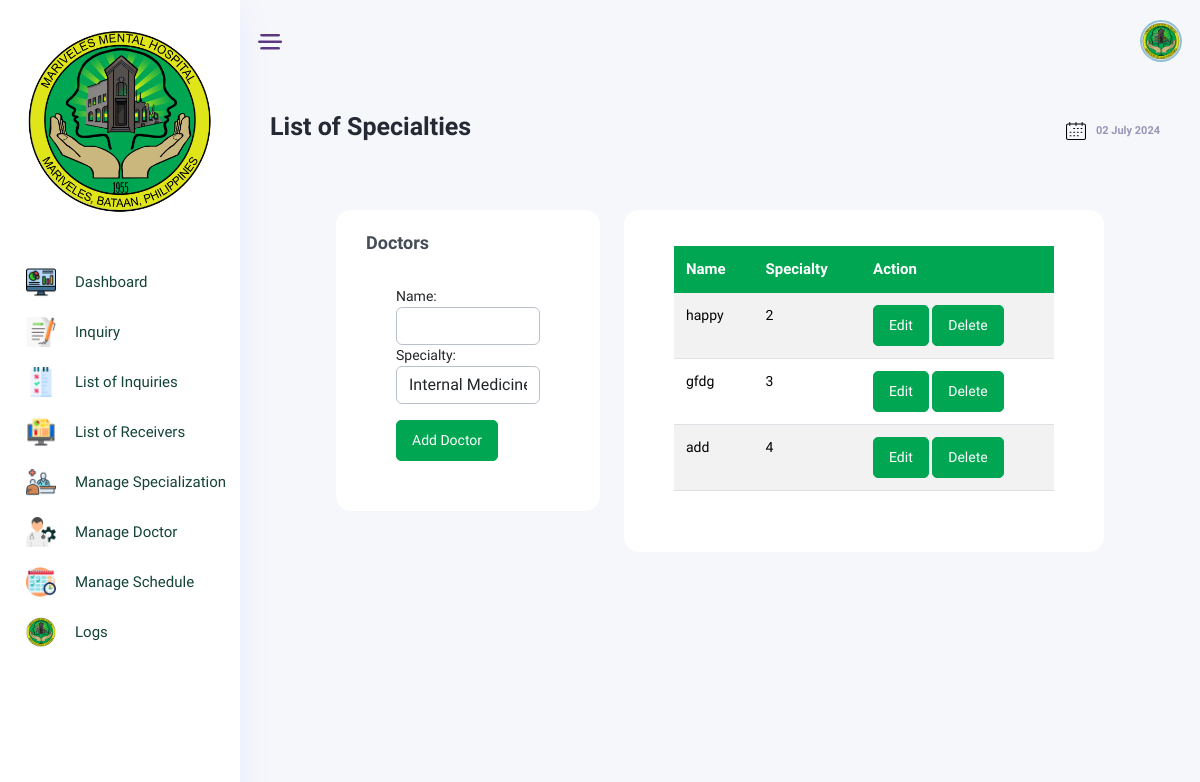
The app's page /manage_doctor-cess.php (signed in) with its own data.
### tables this page shows
CREATE TABLE `doctors` (
  `id` int(11) NOT NULL,
  `name` varchar(50) NOT NULL DEFAULT '',
  `specialty` varchar(50) NOT NULL
);

### manage_doctor-cess.php (the view, shortened to what this page needs)
<?php
include "include/config.php";
include "include/header.php";
include "include/sidebar.php";
$sql = "SELECT * FROM specialties";
$result = mysqli_query($db, $sql);
$specialties = mysqli_fetch_all($result, MYSQLI_ASSOC);
$sql = "SELECT * FROM doctors";
$result = mysqli_query($db, $sql);
$doctors = mysqli_fetch_all($result, MYSQLI_ASSOC);
?>
<link rel="stylesheet" href="css/bootstrap1.min.css">
<link rel="stylesheet" href="css/dataTables.bootstrap5.css">
<link rel="stylesheet" href="vendors/style1.css">
<body class="crm_body_bg">
    <section class="main_content dashboard_part large_header_bg">
        <?php include 'include/header-2.php'; ?>
        <div class="main_content_iner overly_inner ">
            <div class="container-fluid p-0 ">
                <div class="row">
                    <div class="col-12">
                        <div class="page_title_box d-flex flex-wrap align-items-center justify-content-between">
                            <div class="page_title_left d-flex align-items-center">
                                <h3 class="f_s_25 f_w_700 dark_text mr_30">List of Specialties</h3>
                            </div>
                            <div class="page_title_right">
                                <div class="page_date_button d-flex align-items-center">
                                    <img src="vendors/calender_icon.svg" alt="">
                                    <?php echo date('d F Y'); ?>
                                </div>
                            </div>
                        </div>
                    </div>
                </div>
                <div class="main_content_iner ">
                    <div class="container-fluid p-0 sm_padding_15px">
                        <div class="row justify-content-center">
                            <div class="col-lg-4">
                                <div class="white_card">
                                    <div class="white_card_header">
                                        <div class="box_header m-0">
                                            <div class="main-title">
                                                <h3 class="m-0">Doctors</h3>
                                            </div>
                                        </div>
                                    </div>
                                    <div class="white_card_body">
                                        <div class="white_card_body">
                                            <form id="doctorForm">
                                                <label>Name:</label>
                                                <input type="text" class="form-control" id="name">
                                                <label>Specialty:</label>
                                                <select id="specialty" class="form-control">
                                                    <?php foreach ($specialties as $specialty) : ?>
                                                        <option value="<?php echo $specialty['id']; ?>"><?php echo $specialty['specialty']; ?></option>
                                                    <?php endforeach; ?>
                                                </select>
                                                <button type="submit" class="btn_1 mt-3">Add Doctor</button>
                                            </form>
                                        </div>
                                    </div>
                                </div>
                            </div>
                            <div class="col-lg-7">
                                <div class="white_card card_height_100 mb_30">
                                    <div class="white_card_body pt-3 pb-6">
                                        <div class="bgc-white bd bdrs-3 p-20 mB-20">
                                            <table id="doctorTable" class="table table-striped" style="width: 100%;">
                                                <thead>
                                                    <tr>
                                                        <th style="background: #00A651 !important; color: white !important; font-weight: 700; font-size: 15px!important; ">Name</th>
                                                        <th style="background: #00A651 !important; color: white !important; font-weight: 700; font-size: 15px!important; ">Specialty</th>
                                                        <th style="background: #00A651 !important; color: white !important; font-weight: 700; font-size: 15px!important; ">Action</th>
                                                    </tr>
                                                </thead>
                                                <tbody>
                                                    <?php foreach ($doctors as $row) : ?>
                                                        <tr>
                                                            <td class="doctorName" style='color: black; font-weight: 400'><?= $row['name']; ?></td>
                                                            <td class="doctorSpecialty" style='color: black; font-weight: 400'><?= $row['specialty']; ?></td>
                                                            <td>
                                                                <button class='editBtn btn_1' data-id="<?= $row['id']; ?>">Edit</button>
                                                                <button class='deleteBtn btn_1' data-id="<?= $row['id']; ?>">Delete</button>
                                                            </td>
                                                        </tr>
                                                    <?php endforeach; ?>
                                                </tbody>
                                            </table>
                                        </div>
                                    </div>
                                </div>
                            </div>
                        </div>
                    </div>
                </div>
            </div>
        </div>
    </section>
    <?php include('include/footer.php'); ?>

### include/sidebar.php (style rules this page uses)
body { font-family: Mulish, sans-serif !important; }

### manage_doctor-cess.php (style rules this page uses)
tbody td { font-size: 14px !important; }
.btn_1 { background-color: #0d560d; border: 1px solid #0d560d; }
.table>:not(:last-child)>:last-child>* { border-bottom-color: #00A651 !important; }
.table>:not(:last-child)>:last-child>* { border-bottom: none !important; }
.btn_1 { padding: 9px 15px !important; }
section.main_content.dashboard_part.large_header_bg { background: #F6F7FB !important; }

### records on screen
doctors: name "happy", specialty "2"
doctors: name "gfdg", specialty "3"
doctors: name "add", specialty "4"

### other values on screen
form field value "Internal Medicine"
